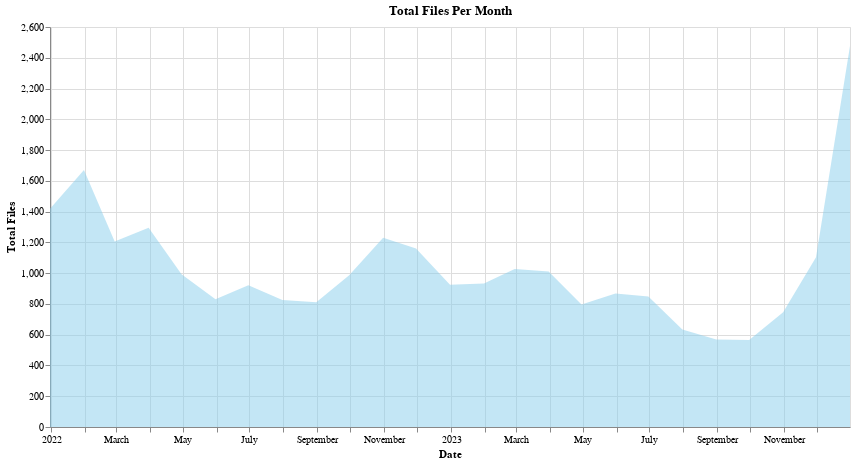

Source (notebook cell):
### Code cell
import altair as alt

# Reset the index for Altair
df_altair = df_autoconsumo_group_m.reset_index()

# Create the area plot
area = alt.Chart(df_altair).mark_area(color="skyblue", opacity=0.5).encode(
    x=alt.X('fecha_registro_exp:T', title="Date"),  # Use the datetime index
    y=alt.Y('total_exp:Q', title="Total Files"),
    tooltip=['fecha_registro_exp:T', 'total_exp:Q']  # Add tooltips
).properties(
    title="Total Files Per Month",
    width=800,
    height=400
)

area

### Figure 1 — Vega-Lite specification as saved in the notebook (floating-point values rounded to 4 significant figures)
{"config": {"view": {"continuousWidth": 300, "continuousHeight": 300}}, "data": {"name": "data-778c0ed09dfb58b3cd5acace750d6b04"}, "mark": {"type": "area", "color": "skyblue", "opacity": 0.5}, "encoding": {"tooltip": [{"field": "fecha_registro_exp", "type": "temporal"}, {"field": "total_exp", "type": "quantitative"}], "x": {"field": "fecha_registro_exp", "title": "Date", "type": "temporal"}, "y": {"field": "total_exp", "title": "Total Files", "type": "quantitative"}}, "height": 400, "title": "Total Files Per Month", "width": 800, "$schema": "https://vega.github.io/schema/vega-lite/v5.20.1.json", "datasets": {"data-778c0ed09dfb58b3cd5acace750d6b04": [{"fecha_registro_exp": "2021-12-31T00:00:00", "total_exp": 1418, "total_pfisica": 1345, "total_pjuridica": 9, "total_online": 1416, "total_presencial": 2, "Year": "2021", "Month": "12"}, {"fecha_registro_exp": "2022-01-31T00:00:00", "total_exp": 1671, "total_pfisica": 1588, "total_pjuridica": 23, "total_online": 1667, "total_presencial": 4, "Year": "2022", "Month": "1"}, {"fecha_registro_exp": "2022-02-28T00:00:00", "total_exp": 1205, "total_pfisica": 1163, "total_pjuridica": 13, "total_online": 1205, "total_presencial": 0, "Year": "2022", "Month": "2"}, {"fecha_registro_exp": "2022-03-31T00:00:00", "total_exp": 1295, "total_pfisica": 1234, "total_pjuridica": 28, "total_online": 1292, "total_presencial": 3, "Year": "2022", "Month": "3"}, {"fecha_registro_exp": "2022-04-30T00:00:00", "total_exp": 993, "total_pfisica": 960, "total_pjuridica": 12, "total_online": 993, "total_presencial": 0, "Year": "2022", "Month": "4"}, {"fecha_registro_exp": "2022-05-31T00:00:00", "total_exp": 830, "total_pfisica": 812, "total_pjuridica": 7, "total_online": 825, "total_presencial": 5, "Year": "2022", "Month": "5"}, {"fecha_registro_exp": "2022-06-30T00:00:00", "total_exp": 921, "total_pfisica": 877, "total_pjuridica": 11, "total_online": 921, "total_presencial": 0, "Year": "2022", "Month": "6"}, {"fecha_registro_exp": "2022-07-31T00:00:00", "total_exp": 825, "total_pfisica": 798, "total_pjuridica": 11, "total_online": 824, "total_presencial": 1, "Year": "2022", "Month": "7"}, {"fecha_registro_exp": "2022-08-31T00:00:00", "total_exp": 811, "total_pfisica": 798, "total_pjuridica": 4, "total_online": 810, "total_presencial": 1, "Year": "2022", "Month": "8"}, {"fecha_registro_exp": "2022-09-30T00:00:00", "total_exp": 986, "total_pfisica": 950, "total_pjuridica": 17, "total_online": 983, "total_presencial": 3, "Year": "2022", "Month": "9"}, {"fecha_registro_exp": "2022-10-31T00:00:00", "total_exp": 1230, "total_pfisica": 1193, "total_pjuridica": 10, "total_online": 1229, "total_presencial": 1, "Year": "2022", "Month": "10"}, {"fecha_registro_exp": "2022-11-30T00:00:00", "total_exp": 1161, "total_pfisica": 1119, "total_pjuridica": 17, "total_online": 1161, "total_presencial": 0, "Year": "2022", "Month": "11"}, {"fecha_registro_exp": "2022-12-31T00:00:00", "total_exp": 924, "total_pfisica": 883, "total_pjuridica": 26, "total_online": 923, "total_presencial": 1, "Year": "2022", "Month": "12"}, {"fecha_registro_exp": "2023-01-31T00:00:00", "total_exp": 932, "total_pfisica": 892, "total_pjuridica": 14, "total_online": 930, "total_presencial": 2, "Year": "2023", "Month": "1"}, {"fecha_registro_exp": "2023-02-28T00:00:00", "total_exp": 1027, "total_pfisica": 966, "total_pjuridica": 17, "total_online": 1026, "total_presencial": 1, "Year": "2023", "Month": "2"}, {"fecha_registro_exp": "2023-03-31T00:00:00", "total_exp": 1011, "total_pfisica": 993, "total_pjuridica": 9, "total_online": 1010, "total_presencial": 1, "Year": "2023", "Month": "3"}, {"fecha_registro_exp": "2023-04-30T00:00:00", "total_exp": 797, "total_pfisica": 780, "total_pjuridica": 7, "total_online": 797, "total_presencial": 0, "Year": "2023", "Month": "4"}, {"fecha_registro_exp": "2023-05-31T00:00:00", "total_exp": 868, "total_pfisica": 827, "total_pjuridica": 11, "total_online": 867, "total_presencial": 1, "Year": "2023", "Month": "5"}, {"fecha_registro_exp": "2023-06-30T00:00:00", "total_exp": 848, "total_pfisica": 819, "total_pjuridica": 12, "total_online": 847, "total_presencial": 1, "Year": "2023", "Month": "6"}, {"fecha_registro_exp": "2023-07-31T00:00:00", "total_exp": 633, "total_pfisica": 621, "total_pjuridica": 7, "total_online": 633, "total_presencial": 0, "Year": "2023", "Month": "7"}, {"fecha_registro_exp": "2023-08-31T00:00:00", "total_exp": 568, "total_pfisica": 558, "total_pjuridica": 6, "total_online": 568, "total_presencial": 0, "Year": "2023", "Month": "8"}, {"fecha_registro_exp": "2023-09-30T00:00:00", "total_exp": 565, "total_pfisica": 549, "total_pjuridica": 10, "total_online": 564, "total_presencial": 1, "Year": "2023", "Month": "9"}, {"fecha_registro_exp": "2023-10-31T00:00:00", "total_exp": 746, "total_pfisica": 733, "total_pjuridica": 8, "total_online": 745, "total_presencial": 1, "Year": "2023", "Month": "10"}, {"fecha_registro_exp": "2023-11-30T00:00:00", "total_exp": 1103, "total_pfisica": 1068, "total_pjuridica": 16, "total_online": 1098, "total_presencial": 5, "Year": "2023", "Month": "11"}, {"fecha_registro_exp": "2023-12-31T00:00:00", "total_exp": 2477, "total_pfisica": 2347, "total_pjuridica": 56, "total_online": 2465, "total_presencial": 12, "Year": "2023", "Month": "12"}]}}
